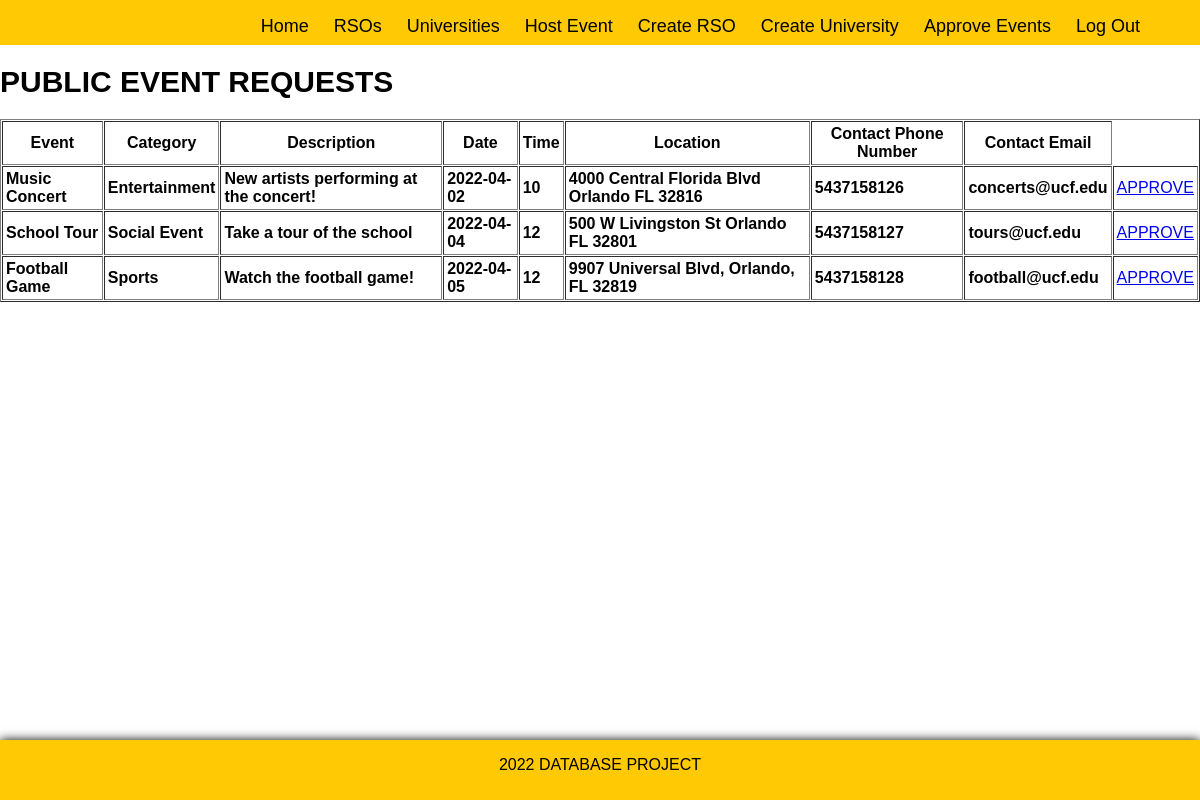
/display_public_requests.php (signed in), run on the app's committed database.
### tables this page shows
CREATE TABLE event (
	eventId int AUTO_INCREMENT,
    eventName varchar(255) NOT NULL UNIQUE,
    eventCategory varchar(255) NOT NULL,
    eventDescription varchar(255),
    eventDate date NOT NULL,
    eventTime int NOT NULL,
    eventLocationId int NOT NULL,
    eventContactPhone varchar(11) NOT NULL,
    eventContactEmail varchar(255) NOT NULL,
    eventUnivId int not NULL,
    eventPrivacy tinyint not NULL,
    eventRsoId int,
    PRIMARY KEY (eventId),
    FOREIGN KEY (eventUnivId) REFERENCES university (univId) ON DELETE CASCADE,
    FOREIGN KEY (eventLocationId) REFERENCES location (locationId) ON DELETE CASCADE,
    FOREIGN KEY (eventRsoId) REFERENCES rso (rsoId) ON DELETE CASCADE
);

CREATE TABLE location (
    locationId int AUTO_INCREMENT,
    locationAddress varchar(255) NOT NULL,
    locationLatitude DECIMAL(10,8),
    locationLongitude DECIMAL(11,8),
    PRIMARY KEY (locationId, locationAddress)
);

### display_public_requests.php (the view, shortened to what this page needs)
<?php
    require_once 'includes/header.php';
?>
<?php
    $currUserId = $_SESSION['user_id'];
    $query ="SELECT DISTINCT event.eventId, event.eventName, event.eventCategory, event.eventDescription, event.eventDate, event.eventTime, event.eventLocationId, event.eventRsoId, event.eventContactPhone, event.eventContactEmail, location.locationAddress
    FROM event
    LEFT JOIN location
    ON event.eventLocationId = location.locationId
    LEFT JOIN user
    ON user.userId = $currUserId
    WHERE event.eventUnivId = user.univId AND event.eventPrivacy = 3
    ";
    $result = mysqli_query($db, $query);
    $rows = mysqli_num_rows($result);
    if ($rows > 0) {
        $display_block = "
        <table cellpadding=3 cellspacing=1 border=1>
        <th>Event</th>
        <th>Category</th>
        <th>Description</th>
        <th>Date</th>
        <th>Time</th>
        <th>Location</th>
        <th>Contact Phone Number</th>
        <th>Contact Email</th>
        </tr>";
        while($event_info = mysqli_fetch_array($result)) {
            $event_id = $event_info['eventId'];
            $event_name= $event_info['eventName'];
            $event_category = $event_info['eventCategory'];
            $event_description = $event_info['eventDescription'];
            $event_date = $event_info['eventDate'];
            $event_time = $event_info['eventTime'];
            $event_location = $event_info['locationAddress'];
            $event_phone = $event_info['eventContactPhone'];
            $event_email = $event_info['eventContactEmail'];
            $display_block .= "
            <tr>
            <td><strong>$event_name</strong></a><br>
            <td><strong>$event_category</strong></a><br>
            <td><strong>$event_description</strong></a><br>
            <td><strong>$event_date</strong></a><br>
            <td><strong>$event_time</strong></a><br>
            <td><strong>$event_location</strong></a><br>
            <td><strong>$event_phone</strong></a><br>
            <td><strong>$event_email</strong></a><br>
            <td><a href=\"display_public_requests.php?eventId=$event_id\">APPROVE</a>
            </tr>";
        }
        $display_block.= "</table>";
    } else {
        $display_block = "<p><em>No event requests to display.</em><p>";
    }
?>
<html>
    <head>
    </head>
    <body>
        <h1> Public Event Requests </h1>
        <?php print $display_block; ?>
    </body>
</html>
<?php
    require_once 'includes/footer.php';
?>

### style.css (style rules this page uses)
html { width: 100%; height: 100%; font-family: Helvetica, Arial, sans-serif; }
body { padding: 0; margin: 0; }
h1 { text-transform: uppercase; font-size: 30px; }

### data on the page
event: eventName "Music Concert", eventCategory "Entertainment", eventDescription "New artists performing at the concert!", eventDate "2022-04-02", eventTime "10", location.locationAddress "4000 Central Florida Blvd Orlando FL 32816", eventContactPhone "5437158126", eventContactEmail "concerts@ucf.edu"
event: eventName "School Tour", eventCategory "Social Event", eventDescription "Take a tour of the school", eventDate "2022-04-04", eventTime "12", location.locationAddress "500 W Livingston St Orlando FL 32801", eventContactPhone "5437158127", eventContactEmail "tours@ucf.edu"
event: eventName "Football Game", eventCategory "Sports", eventDescription "Watch the football game!", eventDate "2022-04-05", eventTime "12", location.locationAddress "9907 Universal Blvd, Orlando, FL 32819", eventContactPhone "5437158128", eventContactEmail "football@ucf.edu"
